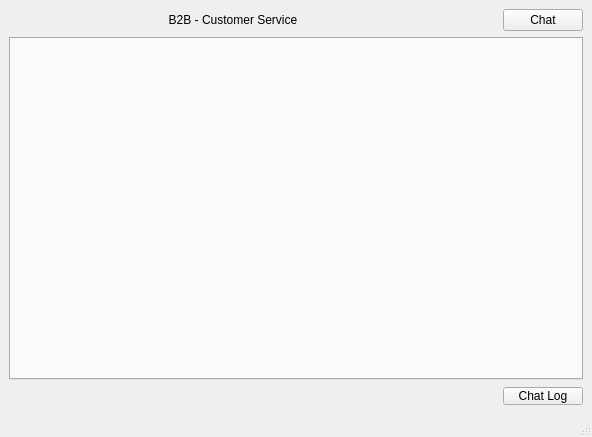
<?xml version="1.0" encoding="UTF-8"?>
<ui version="4.0">
 <class>MainWindow</class>
 <widget class="QMainWindow" name="MainWindow">
  <property name="geometry">
   <rect>
    <x>0</x>
    <y>0</y>
    <width>592</width>
    <height>437</height>
   </rect>
  </property>
  <property name="baseSize">
   <size>
    <width>0</width>
    <height>0</height>
   </size>
  </property>
  <property name="windowTitle">
   <string>MainWindow</string>
  </property>
  <widget class="QWidget" name="centralwidget">
   <layout class="QVBoxLayout" name="verticalLayout_3">
    <item>
     <layout class="QVBoxLayout" name="verticalLayout_2">
      <item>
       <layout class="QVBoxLayout" name="verticalLayout">
        <item>
         <layout class="QHBoxLayout" name="horizontalLayout">
          <item>
           <widget class="QLabel" name="label">
            <property name="text">
             <string>B2B - Customer Service</string>
            </property>
            <property name="alignment">
             <set>Qt::AlignCenter</set>
            </property>
           </widget>
          </item>
          <item>
           <spacer name="horizontalSpacer">
            <property name="orientation">
             <enum>Qt::Horizontal</enum>
            </property>
            <property name="sizeType">
             <enum>QSizePolicy::Fixed</enum>
            </property>
            <property name="sizeHint" stdset="0">
             <size>
              <width>40</width>
              <height>20</height>
             </size>
            </property>
           </spacer>
          </item>
          <item>
           <widget class="QPushButton" name="pushButton">
            <property name="sizePolicy">
             <sizepolicy hsizetype="Fixed" vsizetype="Fixed">
              <horstretch>0</horstretch>
              <verstretch>0</verstretch>
             </sizepolicy>
            </property>
            <property name="text">
             <string>Chat</string>
            </property>
           </widget>
          </item>
         </layout>
        </item>
        <item>
         <widget class="QTabWidget" name="tabWidget">
          <property name="tabPosition">
           <enum>QTabWidget::West</enum>
          </property>
          <property name="tabShape">
           <enum>QTabWidget::Rounded</enum>
          </property>
          <property name="currentIndex">
           <number>-1</number>
          </property>
         </widget>
        </item>
       </layout>
      </item>
      <item>
       <layout class="QHBoxLayout" name="horizontalLayout_2">
        <item>
         <spacer name="horizontalSpacer_2">
          <property name="orientation">
           <enum>Qt::Horizontal</enum>
          </property>
          <property name="sizeHint" stdset="0">
           <size>
            <width>138</width>
            <height>20</height>
           </size>
          </property>
         </spacer>
        </item>
        <item>
         <widget class="QPushButton" name="pushButton_2">
          <property name="sizePolicy">
           <sizepolicy hsizetype="Fixed" vsizetype="Fixed">
            <horstretch>0</horstretch>
            <verstretch>0</verstretch>
           </sizepolicy>
          </property>
          <property name="maximumSize">
           <size>
            <width>80</width>
            <height>18</height>
           </size>
          </property>
          <property name="text">
           <string>Chat Log</string>
          </property>
         </widget>
        </item>
       </layout>
      </item>
     </layout>
    </item>
   </layout>
  </widget>
  <widget class="QMenuBar" name="menubar">
   <property name="geometry">
    <rect>
     <x>0</x>
     <y>0</y>
     <width>592</width>
     <height>17</height>
    </rect>
   </property>
  </widget>
  <widget class="QStatusBar" name="statusbar"/>
 </widget>
 <resources/>
 <connections/>
</ui>
